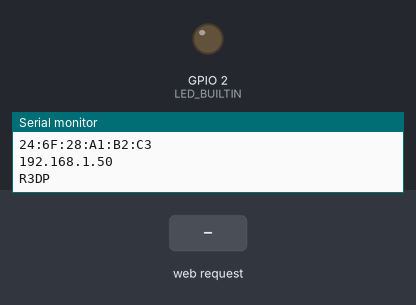
Bench run of a sketch on a simulated ESP32. Parts: output pins drawn as LEDs (lit = HIGH), the last lines printed to the serial monitor. Inputs (shaded band) come from the test bench. WiFi joins after 1.5 s; servers stay silent unless stated; a WiFi scan finds three made-up networks.

Above: at 5.2 s.
5.3 s: HTTP request GET /H received
At 6.3 s:
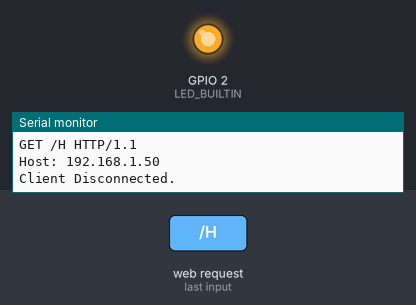
6.8 s: HTTP request GET /L received
At 7.5 s:
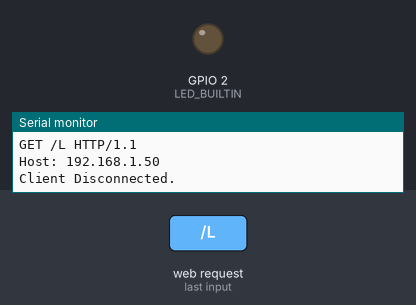
Timing chart, 0 to 9.8 s (numbered marks = the images above; inputs shaded):
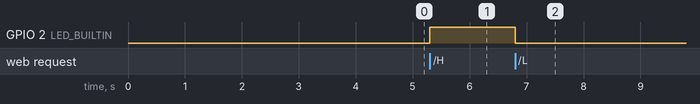

The sketch:

Blink_Wifi_WEP_R3DP.ino
```cpp
/*
 * WiFi Scan + Web Server +  LED chassi Blink
 *
 * Rodrigo Dias Pais
 * Project Details http://www.r3dp.com.br/tutoriais/iot
 *
 *  A simple web server that lets you blink  the  LED chassi of ESP32 (LED_BUILTIN) via the web.
 *  This sketch will print the IP address of your WiFi Shield (once connected)
 *  to the Serial monitor. From there, you can open that address in a web browser
 *  to turn on and off the LED chassi (LED_BUILTIN).
 * If the IP address of your shield is yourAddress:
 *  http://yourAddress/H (high)turns the LED on
 *  http://yourAddress/L  (low) turns the LED off
 *
 *
 *
 * based on the sources of:
 * Scan Wifi:
 * Nuno Santos: https://techtutorialsx.com/2017/06/29/esp32-arduino-getting-started-with-wifi/
 *
 * Web Server:
 * created for arduino 25 Nov 2012
 * by Tom Igoe
 *
 * ported for sparkfun esp32
 * 31.01.2017 by Jan Hendrik Berlin
 *
 * and Blink example:
 *  modified 8 May 2014
 *  by Scott Fitzgerald
 *
 *  modified 2 Sep 2016
 *  by Arturo Guadalupi
 *
 *  modified 8 Sep 2016
 *  by Colby Newman
*/


#include <WiFi.h>

// Replace with your network credentials
const char* ssid = "R3DP";
const char* password =  "Zeca814222";

WiFiServer server(80);

// Client variables
char linebuf[80];
int charcount=0;

String translateEncryptionType(wifi_auth_mode_t encryptionType) {

  switch (encryptionType) {
    case (WIFI_AUTH_OPEN):
      return "Open";
    case (WIFI_AUTH_WEP):
      return "WEP";
    case (WIFI_AUTH_WPA_PSK):
      return "WPA_PSK";
    case (WIFI_AUTH_WPA2_PSK):
      return "WPA2_PSK";
    case (WIFI_AUTH_WPA_WPA2_PSK):
      return "WPA_WPA2_PSK";
    case (WIFI_AUTH_WPA2_ENTERPRISE):
      return "WPA2_ENTERPRISE";
  }
}

void scanNetworks() {

  int numberOfNetworks = WiFi.scanNetworks();

  Serial.print("Number of networks found: ");
  Serial.println(numberOfNetworks);

  for (int i = 0; i < numberOfNetworks; i++) {

    Serial.print("Network name: ");
    Serial.println(WiFi.SSID(i));

    Serial.print("Signal strength: ");
    Serial.println(WiFi.RSSI(i));

    Serial.print("MAC address: ");
    Serial.println(WiFi.BSSIDstr(i));

    Serial.print("Encryption type: ");
    String encryptionTypeDescription = translateEncryptionType(WiFi.encryptionType(i));
    Serial.println(encryptionTypeDescription);
    Serial.println("-----------------------");

  }
}

void connectToNetwork() {
  WiFi.begin(ssid, password);

  while (WiFi.status() != WL_CONNECTED) {
    delay(1000);
    Serial.println("Establishing connection to WiFi..");
  }

  Serial.println("Connected to network");
}

void setup() {
 //Initialize serial and wait for port to open:
  Serial.begin(115200);
   while(!Serial) {
    ; // wait for serial port to connect. Needed for native USB port only
  }

  // initialize digital pin LED_BUILTIN as an output.
    pinMode(LED_BUILTIN, OUTPUT);

  delay(10);

  scanNetworks();
  connectToNetwork();

  Serial.println(WiFi.macAddress());
  Serial.println(WiFi.localIP());
  Serial.println(ssid);

  //WiFi.disconnect(true);
  //Serial.println(WiFi.localIP());

  server.begin();

}

void loop() {
  WiFiClient client = server.available();   // listen for incoming clients

  if (client) {                             // if you get a client,
    Serial.println("New Client.");           // print a message out the serial port
    String currentLine = "";                // make a String to hold incoming data from the client
    while (client.connected()) {            // loop while the client's connected
      if (client.available()) {             // if there's bytes to read from the client,
        char c = client.read();             // read a byte, then
        Serial.write(c);                    // print it out the serial monitor
        if (c == '\n') {                    // if the byte is a newline character

          // if the current line is blank, you got two newline characters in a row.
          // that's the end of the client HTTP request, so send a response:
          if (currentLine.length() == 0) {
            // HTTP headers always start with a response code (e.g. HTTP/1.1 200 OK)
            // and a content-type so the client knows what's coming, then a blank line:
            client.println("HTTP/1.1 200 OK");
            client.println("Content-type:text/html");
            client.println();
            client.println("<!DOCTYPE HTML><html><head><meta name=\"viewport\" content=\"width=device-width, initial-scale=1\">");
            // the content of the HTTP response follows the header:
            client.println("<div style=\"color: #009191;\">");

            client.print("Click <a href=\"/H\">here</a> to turn the LED on.<br>");
            client.print("Click <a href=\"/L\">here</a> to turn the LED ooff.<br>");
            client.println("</p></div>");
          client.println("</body></html>");

            // The HTTP response ends with another blank line:
            client.println();
            // break out of the while loop:
            break;
          } else {    // if you got a newline, then clear currentLine:
            currentLine = "";
          }
        } else if (c != '\r') {  // if you got anything else but a carriage return character,
          currentLine += c;      // add it to the end of the currentLine
        }

        // Check to see if the client request was "GET /H" or "GET /L":
        if (currentLine.endsWith("GET /H")) {
          digitalWrite(LED_BUILTIN, HIGH);               // GET /H turns the LED on
        }
        if (currentLine.endsWith("GET /L")) {
          digitalWrite(LED_BUILTIN, LOW);                // GET /L turns the LED off
        }
      }
    }
    // close the connection:
    client.stop();
    Serial.println("Client Disconnected.");
    }
  }
```

Measured:
- after the input at 5.3 s, GPIO 2 (LED_BUILTIN): LOW → HIGH at once
- after the input at 6.8 s, GPIO 2 (LED_BUILTIN): HIGH → LOW at once
